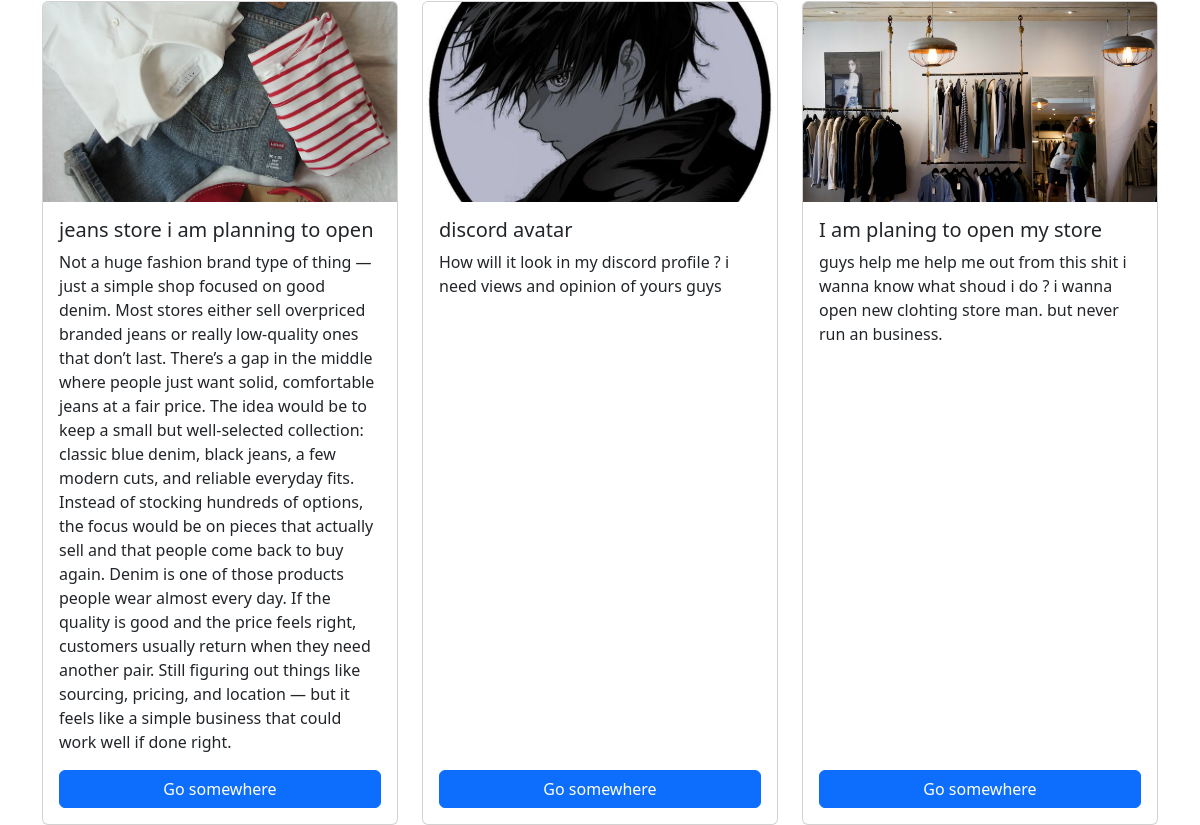
Page /post/ (lower part) on the earlier database version.
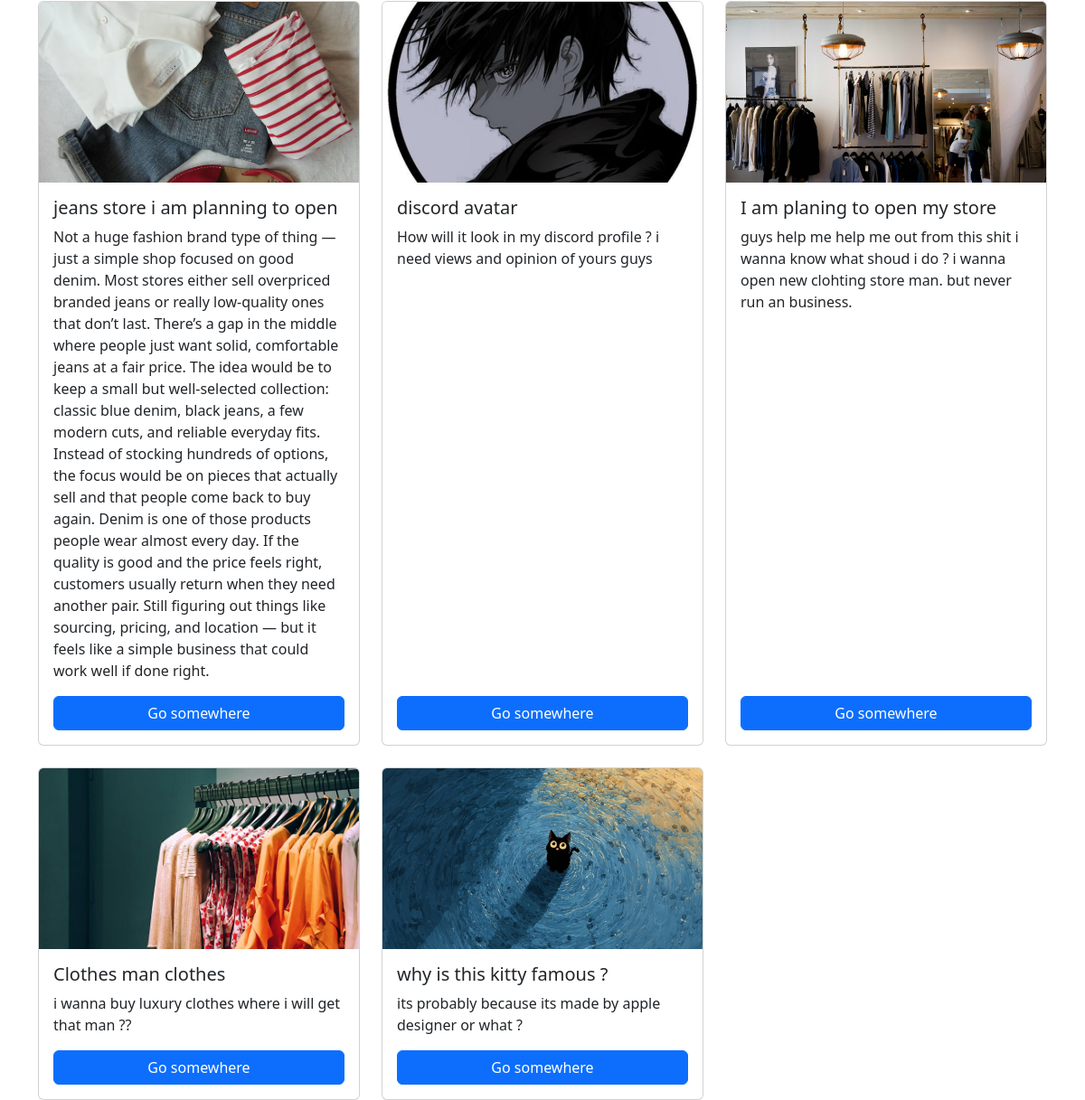
Same page on the later database version.
### Post/models.py (models this page shows, shortened)
class Postathomepage(models.Model):
    title=models.TextField(max_length=100)
    image= models.ImageField(upload_to='')
    description=models.TextField(max_length=1000)

### Post/views.py (the view)
# urls.py: 2. Add a URL to urlpatterns:  path('', views.home, name='home')
def home(request):
    Postathomepageobj = Postathomepage.objects.all()
    return render(request,'homepage.html',{'Postathomepageobj':Postathomepageobj})

### Post/templates/homepage.html (shortened to what this page needs)
{% load static %}
<!doctype html>
<html lang="en">
  <head>
    <link href="https://cdn.jsdelivr.net/npm/bootstrap@5.3.8/dist/css/bootstrap.min.css" rel="stylesheet">
  </head>
  <body>
  {% block content %}
   <br><a href="http://127.0.0.1:8000/post/createpost/"><button class="btn btn-primary" type="submit">Create Post</button></a><br>
  <div class="container">
  <div class="row g-4">
    {% for i in Postathomepageobj %}
    <div class="col-md-4">
      <div class="card h-100">
        <img src="{{ i.image.url }}" class="card-img-top" style="height:200px; object-fit:cover;">
        <div class="card-body d-flex flex-column">
          <h5 class="card-title">{{ i.title }}</h5>
          <p class="card-text">{{ i.description }}</p>
          <a href="#" class="btn btn-primary mt-auto">Go somewhere</a>
        </div>
      </div>
    </div>
    {% endfor %}
    {% endblock content %}
  </div>
</div>
  </body>
</html>

Differences in the rows shown:
added Postathomepage: image (picture), title "Clothes man clothes", description "i wanna buy luxury clothes where i will get that man ??"
added Postathomepage: image (picture), title "why is this kitty famous ?", description "its probably because its made by apple designer or what ?"
